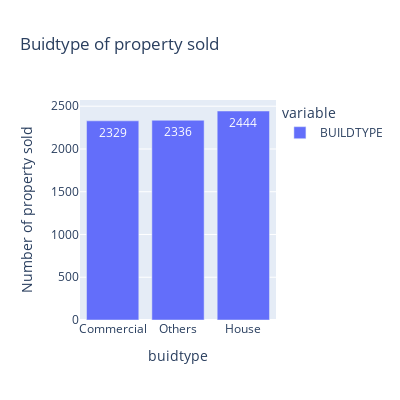

Notebook code for this chart:
### Markdown cell above
There is a linear relationship between parking facility and sales price. Average sales price for properties with parking facilities tends to be higher.

### Code cell
#Build type 
buidtype=df['BUILDTYPE'].groupby(df['BUILDTYPE']).count()
fig=px.bar(buidtype,text=buidtype,title="Buidtype of property sold")
fig.update_layout(autosize=False,width=400,height=400,xaxis={'categoryorder':'total ascending'})
fig.update_traces(textposition='inside')
fig.update_layout(xaxis_title="buidtype",yaxis_title="Number of property sold")

### Figure 1 — Plotly figure (JSON) as saved in the notebook; plotly's stock layout.template omitted (floating-point values rounded to 4 significant figures)
{"data": [{"alignmentgroup": "True", "hovertemplate": "variable=BUILDTYPE<br>index=%{x}<br>value=%{y}<br>text=%{text}<extra></extra>", "legendgroup": "BUILDTYPE", "marker": {"color": "#636efa", "pattern": {"shape": ""}}, "name": "BUILDTYPE", "offsetgroup": "BUILDTYPE", "orientation": "v", "showlegend": true, "text": [2329, 2444, 2336], "textposition": "inside", "type": "bar", "x": ["Commercial", "House", "Others"], "xaxis": "x", "y": [2329, 2444, 2336], "yaxis": "y"}], "layout": {"autosize": false, "barmode": "relative", "height": 400, "legend": {"title": {"text": "variable"}, "tracegroupgap": 0}, "title": {"text": "Buidtype of property sold"}, "width": 400, "xaxis": {"anchor": "y", "categoryorder": "total ascending", "domain": [0, 1], "title": {"text": "buidtype"}}, "yaxis": {"anchor": "x", "domain": [0, 1], "title": {"text": "Number of property sold"}}}}
